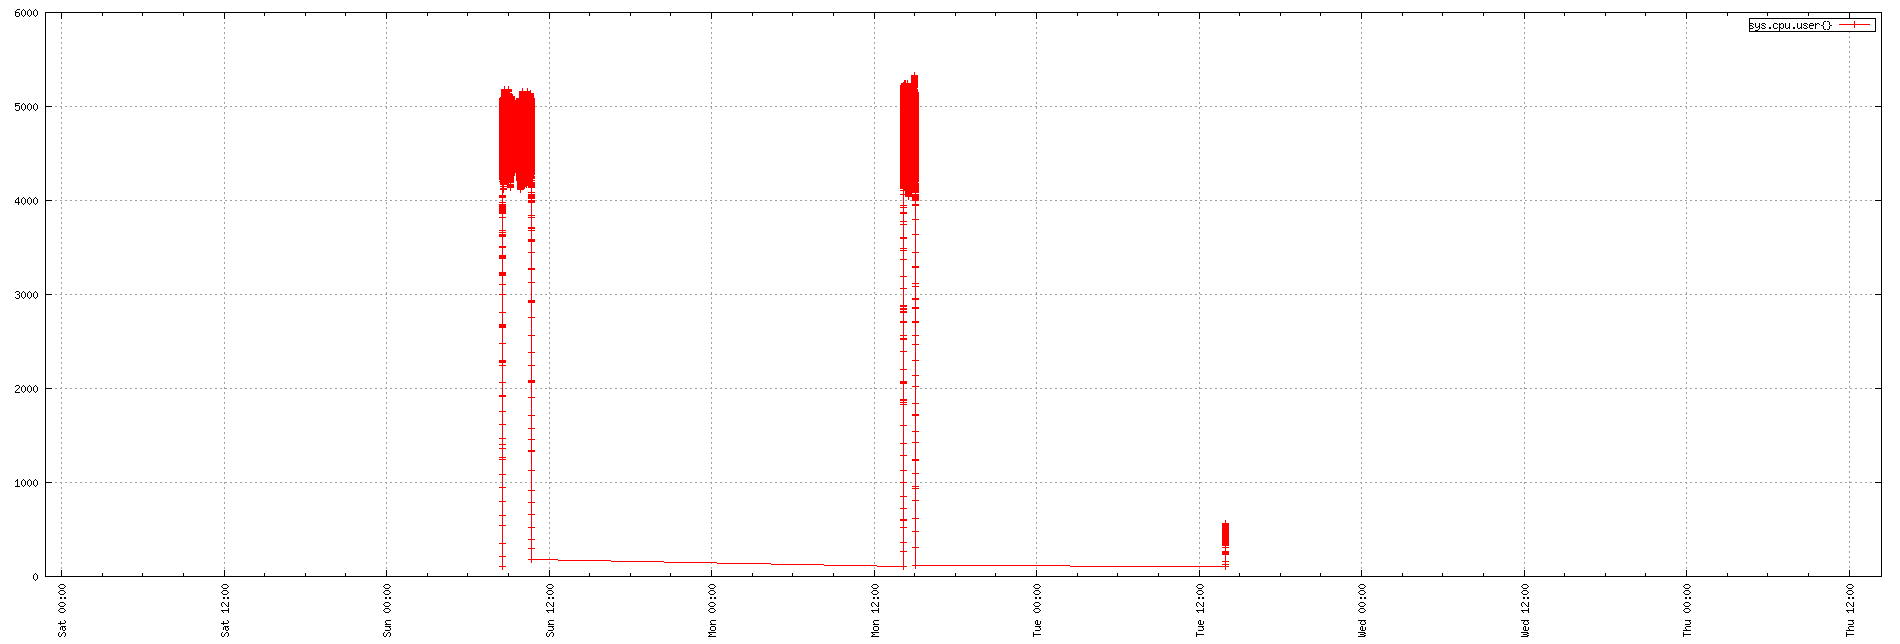

Source code (gnuplot):
set term png small size 1900,644
set xdata time
set timefmt "%s"
if (GPVAL_VERSION < 4.6) set xtics rotate; else set xtics rotate right
set output "${TMPDIR-'tmp'}/tsd/19c4897.png"
set xrange ["1673650109":"1674138231"]
set format x "%a %H:%M"
set grid
set style data linespoint
set key right box
set yrange [0:]
plot  "${TMPDIR-'tmp'}/tsd/19c4897_0.dat" using 1:2 title "sys.cpu.user{}"
